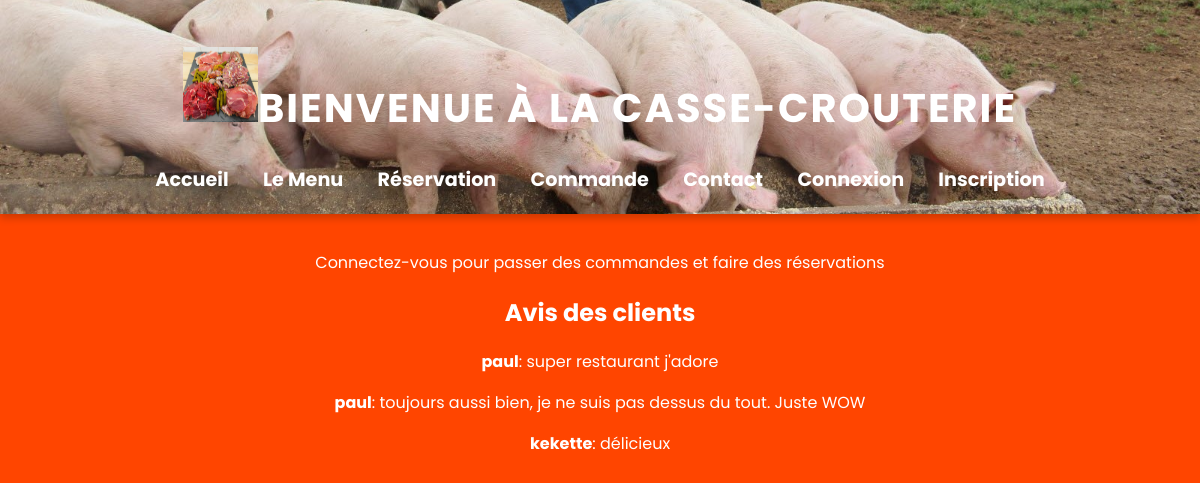
Before: / with the older database file.
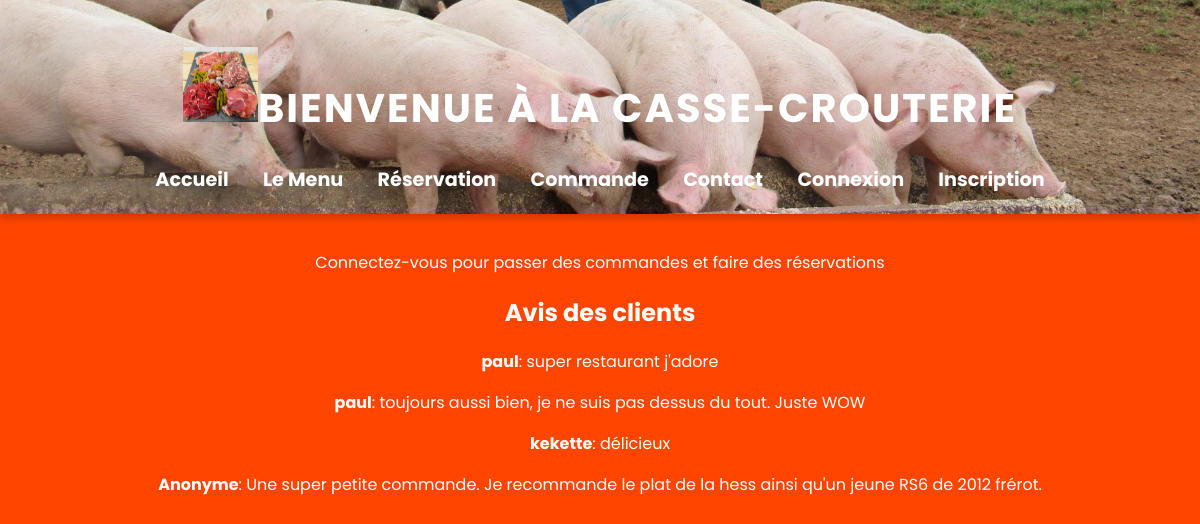
After: the same page with the newer database file.
### tables this page shows
CREATE TABLE avis (
    id INTEGER PRIMARY KEY AUTOINCREMENT,
    nom TEXT,
    message TEXT
);

### main.py (the view, shortened to what this page needs)
@app.route('/')
def index():
    conn = get_db_connection()
    avis = conn.execute('SELECT * FROM avis').fetchall()
    conn.close()
    return render_template('index.html', avis_list=avis, user=None)

### main.py (called while the page is built)
def get_db_connection():
    conn = sqlite3.connect('database.db')
    conn.row_factory = sqlite3.Row
    return conn

### templates/index.html (shortened to what this page needs)
<!DOCTYPE html>
<html lang="fr">
<head>
    <link rel="stylesheet" href="{{ url_for('static', filename='style.css') }}">
</head>
<body>
    <header>
        <h1 class="logo"><img class='pp_logo' src='static/logo.jpg'>Bienvenue à La Casse-Crouterie</h1>
        <nav>
            <a href="/">Accueil</a>
            <a href="/menu">Le Menu</a>
            <a href="/reservation">Réservation</a>
            <a href="/commande">Commande</a>
            <a href="/contact">Contact</a>
            {% if user %}
                <a href="/logout">Déconnexion</a>
            {% else %}
                <a href="/login">Connexion</a>
                <a href="/register">Inscription</a>
            {% endif %}
        </nav>
    </header>
    <main>
        {% if user %}
            <p>Bienvenue, {{ user }} !</p>
            <h2>Historique de vos commandes</h2>
            {% if orders %}
                <ul>
                    {% for order in orders %}
                        <li> <a href="{{ url_for('confirmation', order_id=order.id) }}"> Commande : {% for plat in order.plats %} {{ plat }}{% if not loop.last %}, {% endif %} {% endfor %} — Total : {{ order.total }}€ </a> </li>
                    {% endfor %}
                </ul>
            {% else %}
                <p>Aucune commande passée pour le moment.</p>
            {% endif %}
        {% else %}
            <p>Connectez-vous pour passer des commandes et faire des réservations</p>
        {% endif %}
        <h2>Avis des clients</h2>
        <div class="avis-container">
            {% for avis in avis_list %}
                <div class="avis">
                    <p><strong>{{ avis.nom }}</strong>: {{ avis.message }}</p>
                </div>
            {% endfor %}
        </div>
    </main>
</body>
</html>

### static/style.css (style rules this page uses)
body { font-family: 'Poppins', sans-serif; margin: 0; padding: 0; background-color: #ff4500; color: #fff; text-align: center; }
header { background-image: url('R.jpg'); background-size: cover; background-position: center; background-repeat: no-repeat; padding: 20px; box-shadow: 0 4px 8px rgba(0, 0, 0, 0.2); }
.pp_logo { width: 75px; height: 75px; }
a { color: green; }
h1 { font-size: 2.5em; text-transform: uppercase; font-weight: bold; letter-spacing: 2px; }
nav { margin-top: 10px; }
nav a { color: white; margin: 0 15px; text-decoration: none; font-size: 1.2em; font-weight: bold; transition: color 0.3s; }
main { padding: 20px; }

Changed rows visible on the page:
added avis: nom "Anonyme", message "Une super petite commande. Je recommande le plat de la hess ainsi qu'un jeune RS6 de 2012 frérot."
